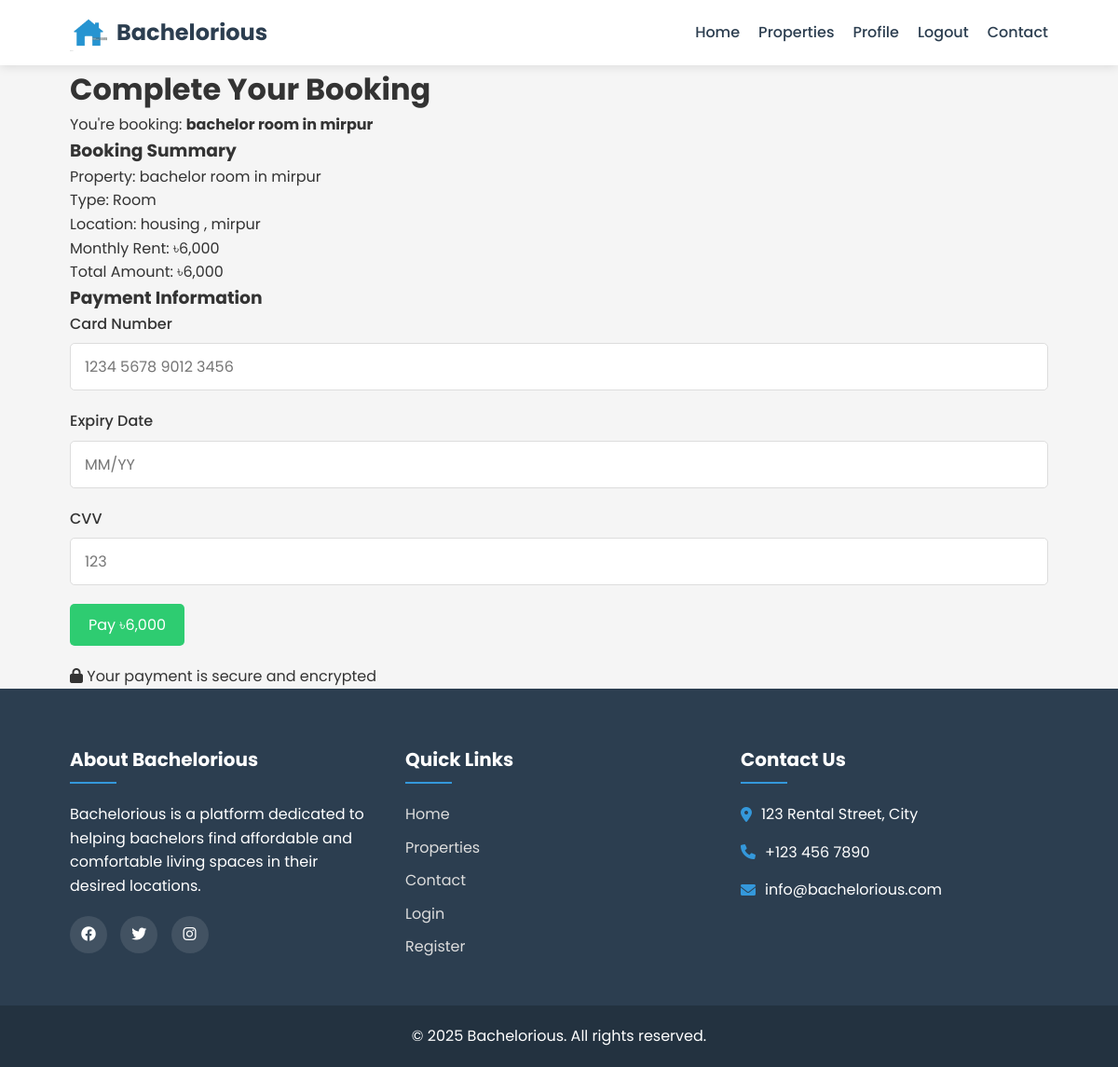
The app's page /properties/payment.php?id=1 (signed in) with its own data.
### tables this page shows
CREATE TABLE properties (
    id INT AUTO_INCREMENT PRIMARY KEY,
    user_id INT NOT NULL,
    title VARCHAR(100) NOT NULL,
    description TEXT NOT NULL,
    type ENUM('house', 'room', 'seat') NOT NULL,
    address TEXT NOT NULL,
    city VARCHAR(50) NOT NULL,
    price DECIMAL(10,2) NOT NULL,
    size INT NOT NULL,
    bedrooms INT DEFAULT 1,
    bathrooms INT DEFAULT 1,
    available_from DATE NOT NULL,
    image_path VARCHAR(255),
    is_approved BOOLEAN DEFAULT FALSE,
    created_at TIMESTAMP DEFAULT CURRENT_TIMESTAMP,
    FOREIGN KEY (user_id) REFERENCES users(id) ON DELETE CASCADE
);

### properties/payment.php (the view, shortened to what this page needs)
<?php
$database = new Database();
$conn = $database->getConnection();
$property_id = $_GET['id'];
$query = "SELECT * FROM properties WHERE id = ?";
$stmt = $conn->prepare($query);
$stmt->execute([$property_id]);
$property = $stmt->fetch(PDO::FETCH_ASSOC);
$payment_success = false;
require_once '../includes/header.php';
?>
<div class="container">
    <div class="payment-section">
        <h1>Complete Your Booking</h1>
        <p>You're booking: <strong><?php echo htmlspecialchars($property['title']); ?></strong></p>
        <?php if($payment_success): ?>
            <div class="alert alert-success">
                <h3>Payment Successful!</h3>
                <p>Your booking has been confirmed.</p>
                <p>Transaction ID: <?php echo $transaction_id; ?></p>
                <p>Amount Paid: ৳<?php echo number_format($amount); ?></p>
                <p><a href="../profile.php" class="btn">View Your Bookings</a></p>
                <span class="close-alert">&times;</span>
            </div>
        <?php else: ?>
            <div class="payment-container">
                <div class="payment-summary">
                    <h3>Booking Summary</h3>
                    <div class="summary-item">
                        <span>Property:</span>
                        <span><?php echo htmlspecialchars($property['title']); ?></span>
                    </div>
                    <div class="summary-item">
                        <span>Type:</span>
                        <span><?php echo ucfirst($property['type']); ?></span>
                    </div>
                    <div class="summary-item">
                        <span>Location:</span>
                        <span><?php echo htmlspecialchars($property['address']); ?></span>
                    </div>
                    <div class="summary-item">
                        <span>Monthly Rent:</span>
                        <span>৳<?php echo number_format($property['price']); ?></span>
                    </div>
                    <div class="summary-item total">
                        <span>Total Amount:</span>
                        <span>৳<?php echo number_format($property['price']); ?></span>
                    </div>
                </div>
                <div class="payment-form">
                    <h3>Payment Information</h3>
                    <form action="" method="POST">
                        <div class="form-group">
                            <label for="card_number">Card Number</label>
                            <input type="text" name="card_number" id="card_number" placeholder="1234 5678 9012 3456" required>
                        </div>
                        <div class="form-row">
                            <div class="form-group">
                                <label for="card_expiry">Expiry Date</label>
                                <input type="text" name="card_expiry" id="card_expiry" placeholder="MM/YY" required>
                            </div>
                            <div class="form-group">
                                <label for="card_cvv">CVV</label>
                                <input type="text" name="card_cvv" id="card_cvv" placeholder="123" required>
                            </div>
                        </div>
                        <div class="form-group">
                            <button type="submit" class="btn btn-success">Pay ৳<?php echo number_format($property['price']); ?></button>
                        </div>
                        <div class="payment-security">
                            <p><i class="fas fa-lock"></i> Your payment is secure and encrypted</p>
                        </div>
                    </form>
                </div>
            </div>
        <?php endif; ?>
    </div>
</div>
<?php require_once '../includes/footer.php'; ?>

### assets/css/style.css (style rules this page uses)
:root { --primary-color: #3498db; --secondary-color: #2980b9; --dark-color: #2c3e50; --light-color: #ecf0f1; --success-color: #2ecc71; --danger-color: #e74c3c; --warning-color: #f39c12; --gray-color: #95a5a6; }
* { margin: 0; padding: 0; box-sizing: border-box; font-family: 'Poppins', sans-serif; }
body { background-color: #f5f5f5; color: #333; line-height: 1.6; }
.container { width: 90%; max-width: 1200px; margin: 0 auto; padding: 0 15px; }
.btn { display: inline-block; padding: 10px 20px; background-color: var(--primary-color); color: white; border: none; border-radius: 5px; cursor: pointer; transition: all 0.3s ease; font-size: 16px; }
.btn-success { background-color: var(--success-color); }
.form-group { margin-bottom: 20px; }
.form-group label { display: block; margin-bottom: 8px; font-weight: 500; }
.form-group input, .form-group select, .form-group textarea { width: 100%; padding: 12px 15px; border: 1px solid #ddd; border-radius: 5px; font-size: 16px; transition: all 0.3s ease; }

### records on screen
properties: title "bachelor room in mirpur", type "Room", address "housing , mirpur", price "6,000"
